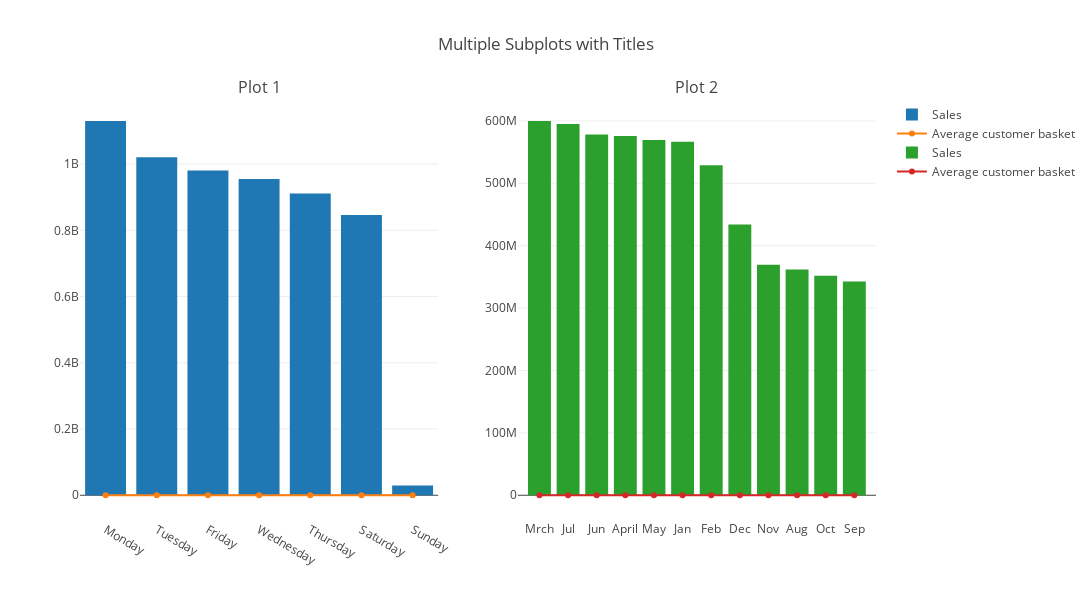

The notebook cell saved with this chart:
### Code cell
basketweek = train[['Dayoftheweek','Sales','Customers']]
basketweek = basketweek.groupby('Dayoftheweek').sum()
basketweek = basketweek.sort_values(by='Sales',ascending = False)
basketweek = basketweek.reset_index()
basketweek['Basket'] = basketweek['Sales'] / basketweek['Customers'] 

basketmonth = train[['Monthofyear','Sales','Customers']]
basketmonth = basketmonth.groupby('Monthofyear').sum()
basketmonth = basketmonth.sort_values(by='Sales',ascending = False)
basketmonth = basketmonth.reset_index()
basketmonth['Basket'] = basketmonth['Sales'] / basketmonth['Customers'] 



trace1 = go.Bar(
    x=basketweek[('Dayoftheweek')],
    y=basketweek[('Sales')],
    name='Sales'
    
)
trace2 = go.Scatter(
    x=basketweek[('Dayoftheweek')],
    y=basketweek[('Basket')],
    name='Average customer basket',
    yaxis='y2'
)

trace3 = go.Bar(
    x=basketmonth[('Monthofyear')],
    y=basketmonth[('Sales')],
    name='Sales',
    yaxis = 'y1'
)
trace4 = go.Scatter(
    x=basketmonth[('Monthofyear')],
    y=basketmonth[('Basket')],
    name='Average customer basket',
    yaxis='y2'
)


data = [[trace1, trace2], [trace3, trace4]]

fig = tools.make_subplots(rows=1, cols=2, subplot_titles=('Plot 1', 'Plot 2'))

fig.append_trace(trace1, 1, 1)
fig.append_trace(trace2, 1, 1)
fig.append_trace(trace3, 1, 2)
fig.append_trace(trace4, 1, 2)

layout = go.Layout(
    title='Average Customer Basket by day of the week',
    yaxis=dict(
        title='Sales'
    ),
    yaxis2=dict(
        title='Basket',
        titlefont=dict(
            color='rgb(148, 103, 189)'
        ),
        tickfont=dict(
            color='rgb(148, 103, 189)'
        ),
        overlaying='y',
        side='right'
    )
)


fig['layout'].update(height=600, width=1200, title='Multiple Subplots' +' with Titles')

#py.iplot(fig, filename='make-subplots-multiple-with-titles')
#fig = go.Figure(data=data, layout=layout)
iplot(fig)

### Figure 1 — Plotly figure (JSON) as saved in the notebook; plotly's stock layout.template omitted (floating-point values rounded to 4 significant figures)
{"data": [{"name": "Sales", "type": "bar", "x": ["Monday", "Tuesday", "Friday", "Wednesday", "Thursday", "Saturday", "Sunday"], "xaxis": "x1", "y": [1130203012, 1020411930, 980555941, 954962863, 911177709, 846317735, 29551433], "yaxis": "y1"}, {"name": "Average customer basket", "type": "scatter", "x": ["Monday", "Tuesday", "Friday", "Wednesday", "Thursday", "Saturday", "Sunday"], "xaxis": "x1", "y": [9.604, 9.206, 9.047, 9.085, 8.957, 8.899, 5.706], "yaxis": "y1"}, {"name": "Sales", "type": "bar", "x": ["Mrch", "Jul", "Jun", "April", "May", "Jan", "Feb", "Dec", "Nov", "Aug", "Oct", "Sep"], "xaxis": "x2", "y": [599831906, 595059205, 578112775, 575895295, 569248217, 566728724, 528734410, 433831153, 369498877, 361791202, 351878728, 342570131], "yaxis": "y2"}, {"name": "Average customer basket", "type": "scatter", "x": ["Mrch", "Jul", "Jun", "April", "May", "Jan", "Feb", "Dec", "Nov", "Aug", "Oct", "Sep"], "xaxis": "x2", "y": [9.191, 9.236, 9.221, 9.1, 9.119, 9.085, 9.008, 9.71, 9.185, 8.861, 8.774, 8.78], "yaxis": "y2"}], "layout": {"annotations": [{"font": {"size": 16}, "showarrow": false, "text": "Plot 1", "x": 0.225, "xanchor": "center", "xref": "paper", "y": 1, "yanchor": "bottom", "yref": "paper"}, {"font": {"size": 16}, "showarrow": false, "text": "Plot 2", "x": 0.775, "xanchor": "center", "xref": "paper", "y": 1, "yanchor": "bottom", "yref": "paper"}], "height": 600, "title": "Multiple Subplots with Titles", "width": 1200, "xaxis1": {"anchor": "y1", "domain": [0, 0.45]}, "xaxis2": {"anchor": "y2", "domain": [0.55, 1]}, "yaxis1": {"anchor": "x1", "domain": [0, 1]}, "yaxis2": {"anchor": "x2", "domain": [0, 1]}}}
